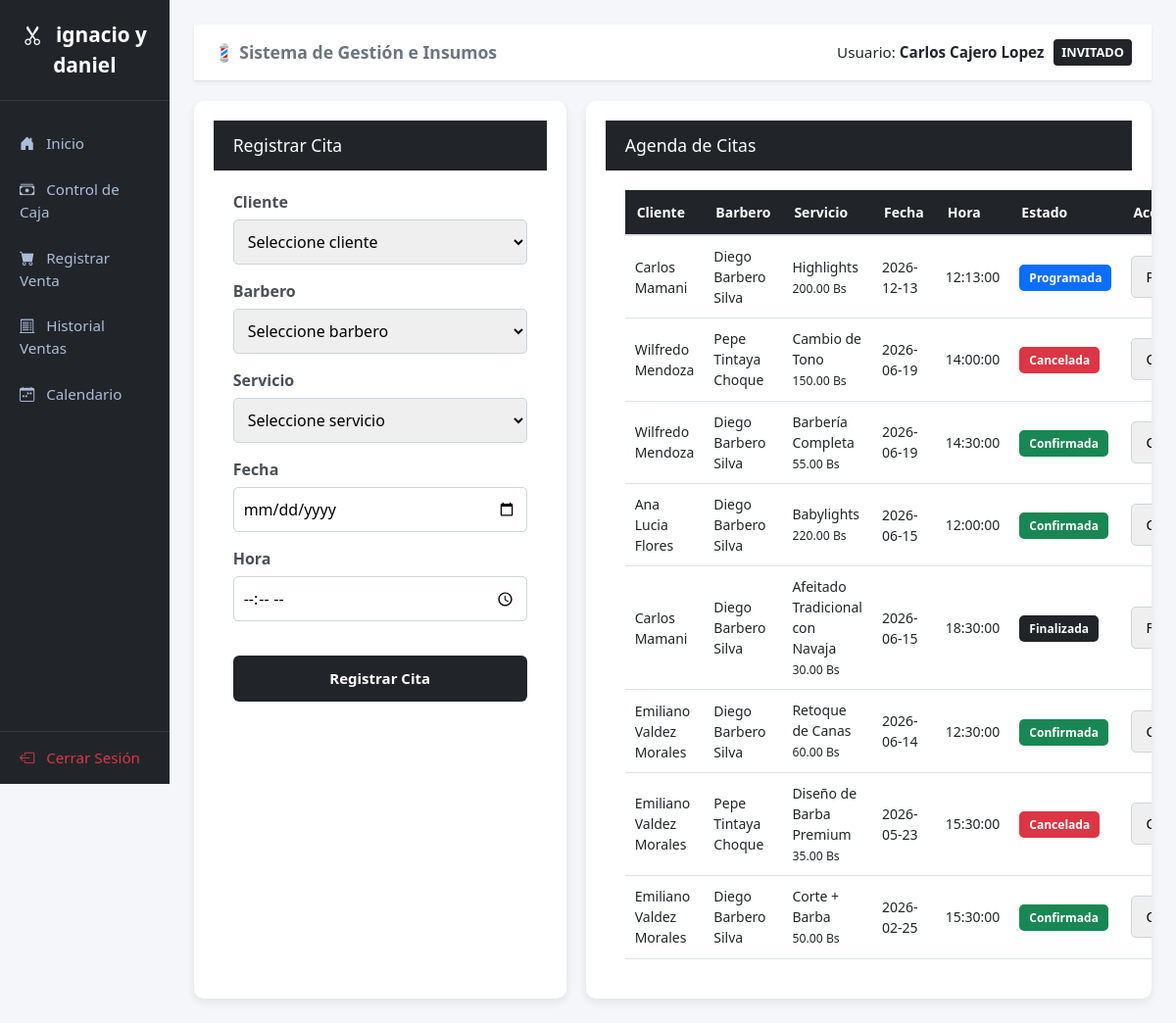
/views/agenda.php (signed in), run on the app's committed database.
### tables this page shows
CREATE TABLE `citas` (
  `id_cita` int(11) NOT NULL,
  `id_cliente` int(11) NOT NULL,
  `id_barbero` int(11) NOT NULL,
  `id_servicio` int(11) NOT NULL,
  `fecha_cita` date NOT NULL,
  `hora_cita` time NOT NULL,
  `estado_cita` varchar(20) DEFAULT 'Programada'
);

CREATE TABLE `clientes` (
  `id_cliente` int(11) NOT NULL,
  `id_genero` int(11) NOT NULL,
  `nombre_completo` varchar(100) NOT NULL,
  `celular` varchar(15) NOT NULL,
  `correo` varchar(100) DEFAULT NULL,
  `fecha_registro` date DEFAULT NULL,
  `observaciones_tecnicas` text DEFAULT NULL
);

CREATE TABLE `usuarios` (
  `id_usuario` int(11) NOT NULL,
  `id_rol` int(11) NOT NULL,
  `id_genero` int(11) NOT NULL,
  `nombre_completo` varchar(100) NOT NULL,
  `ci` varchar(15) NOT NULL,
  `celular` varchar(15) DEFAULT NULL,
  `correo` varchar(100) NOT NULL,
  `password_hash` varchar(255) NOT NULL,
  `estado_active` tinyint(1) DEFAULT 1
);

CREATE TABLE `servicios` (
  `id_servicio` int(11) NOT NULL,
  `nombre_servicio` varchar(100) NOT NULL,
  `precio_bob` decimal(10,2) NOT NULL,
  `duracion_estimada_min` int(11) NOT NULL
);

### controllers/AgendaController.php (called while the page is built, shortened)
<?php
require_once __DIR__ . '/../config/database.php';
class AgendaController {
    private $db;
    public function __construct() {
        $database = new Database();
        $this->db = $database->getConnection();
    }
    public function listarCitas() {
        try {
            $sql = "
                SELECT
                    c.id_cita,
                    cli.nombre_completo AS cliente,
                    u.nombre_completo AS barbero,
                    s.nombre_servicio,
                    s.precio_bob,
                    c.fecha_cita,
                    c.hora_cita,
                    c.estado_cita
                FROM citas c
                INNER JOIN clientes cli
                    ON c.id_cliente = cli.id_cliente
                INNER JOIN usuarios u
                    ON c.id_barbero = u.id_usuario
                INNER JOIN servicios s
                    ON c.id_servicio = s.id_servicio
                ORDER BY c.fecha_cita DESC,
                         c.hora_cita ASC
            ";
            $stmt = $this->db->prepare($sql);
            $stmt->execute();
            return $stmt->fetchAll(PDO::FETCH_ASSOC);
        } catch(PDOException $e){
            return [];
        }
    }
}
?>

### config/database.php (called while the page is built, shortened)
<?php
class Database {
    private $host = "localhost";
    private $port = "3306";
    private $db_name = "barbershop";
    private $username = "root";
    private $password = "";
    public function getConnection() {
        $this->conn = null;
        try {
            $dsn = "mysql:host=" . $this->host . ";port=" . $this->port . ";dbname=" . $this->db_name . ";charset=utf8";
            $this->conn = new PDO($dsn, $this->username, $this->password);
            $this->conn->setAttribute(PDO::ATTR_ERRMODE, PDO::ERRMODE_EXCEPTION);
        } catch(PDOException $exception) {
            echo "Error de conexión: " . $exception->getMessage();
        }
        return $this->conn;
    }
}
?>

### views/agenda.php (the view, shortened to what this page needs)
<?php
require_once __DIR__ . '/../controllers/AgendaController.php';
$controller = new AgendaController();
$citas = $controller->listarCitas();
include __DIR__ . '/layouts/header.php';
?>
<div class="PANEL-PRINCIPAL">
    <?php include __DIR__ . '/layouts/sidebar.php'; ?>
    <div class="CONTENIDO">
        <?php include __DIR__ . '/layouts/navbar.php'; ?>
        <div class="LAYOUT">
            <div class="BLOQUE">
                <div class="HEADER"><h2>Registrar Cita</h2></div>
                <div class="CUERPO">
                    <form method="POST" action="../controllers/AgendaController.php">
                        <div class="GRUPO">
                            <label>Cliente</label>
                            <select name="id_cliente" class="INPUT" required>
                                <option value="">Seleccione cliente</option>
                            </select>
                        </div>
                        <div class="GRUPO">
                            <label>Barbero</label>
                            <select name="id_barbero" class="INPUT" required>
                                <option value="">Seleccione barbero</option>
                            </select>
                        </div>
                        <div class="GRUPO">
                            <label>Servicio</label>
                            <select name="id_servicio" class="INPUT" required>
                                <option value="">Seleccione servicio</option>
                            </select>
                        </div>
                        <div class="GRUPO"><label>Fecha</label><input type="date" name="fecha_cita" class="INPUT" required></div>
                        <div class="GRUPO"><label>Hora</label><input type="time" name="hora_cita" class="INPUT" required></div>
                        <button type="submit" class="BTN">Registrar Cita</button>
                    </form>
                </div>
            </div>
            <div class="BLOQUE">
                <div class="HEADER"><h2>Agenda de Citas</h2></div>
                <div class="CUERPO">
                    <table class="TABLA">
                        <thead>
                            <tr><th>Cliente</th><th>Barbero</th><th>Servicio</th><th>Fecha</th><th>Hora</th><th>Estado</th><th>Acción</th></tr>
                        </thead>
                        <tbody>
                            <?php foreach($citas as $c): ?>
                                <tr>
                                    <td><?= htmlspecialchars($c['cliente']); ?></td>
                                    <td><?= htmlspecialchars($c['barbero']); ?></td>
                                    <td><?= htmlspecialchars($c['nombre_servicio']); ?><br><small><?= number_format($c['precio_bob'],2); ?> Bs</small></td>
                                    <td><?= $c['fecha_cita']; ?></td>
                                    <td><?= $c['hora_cita']; ?></td>
                                    <td>
                                        <?php
                                        $clase = '';
                                        switch($c['estado_cita']){
                                            case 'Programada': $clase = 'PROGRAMADA'; break;
                                            case 'Confirmada': $clase = 'CONFIRMADA'; break;
                                            case 'Finalizada': $clase = 'FINALIZADA'; break;
                                            case 'Cancelada': $clase = 'CANCELADA'; break;
                                        }
                                        ?>
                                        <span class="BADGE <?= $clase; ?>"><?= $c['estado_cita']; ?></span>
                                    </td>
                                    <td>
                                        <form method="POST" action="../controllers/AgendaController.php">
                                            <select name="estado" class="INPUT" onchange="this.form.submit()">
                                                <option value="Programada" <?= ($c['estado_cita']=='Programada') ? 'selected' : ''; ?>>Programada</option>
                                                <option value="Confirmada" <?= ($c['estado_cita']=='Confirmada') ? 'selected' : ''; ?>>Confirmada</option>
                                                <option value="Finalizada" <?= ($c['estado_cita']=='Finalizada') ? 'selected' : ''; ?>>Finalizada</option>
                                                <option value="Cancelada" <?= ($c['estado_cita']=='Cancelada') ? 'selected' : ''; ?>>Cancelada</option>
                                            </select>
                                        </form>
                                    </td>
                                </tr>
                            <?php endforeach; ?>
                        </tbody>
                    </table>
                </div>
            </div>
        </div>
    </div>
</div>
<?php include __DIR__ . '/layouts/footer.php'; ?>

### public/css/css_opciones/agenda.css (style rules this page uses)
.PANEL-PRINCIPAL { display:flex; min-height:100vh; background:#f4f6f9; font-family:'Segoe UI', Tahoma, Geneva, Verdana, sans-serif; }
.CONTENIDO { flex-grow:1; padding:25px; }
.LAYOUT { display:grid; grid-template-columns:380px 1fr; gap:20px; margin-top:20px; }
.BLOQUE { background:white; border-radius:10px; box-shadow:0 4px 10px rgba(0,0,0,0.08); overflow:hidden; }
.HEADER { background:#212529; color:white; padding:15px 20px; }
.HEADER h2 { margin:0; font-size:1.1rem; }
.CUERPO { padding:20px; }
.GRUPO { margin-bottom:15px; }
.GRUPO label { display:block; margin-bottom:6px; font-weight:600; color:#495057; }
.INPUT { width:100%; padding:10px; border:1px solid #ced4da; border-radius:5px; box-sizing:border-box; }
.BTN { width:100%; border:none; background:#198754; color:white; padding:12px; border-radius:6px; font-size:15px; font-weight:bold; cursor:pointer; }
.TABLA { width:100%; border-collapse:collapse; }
.TABLA th { background:#f8f9fa; padding:12px; text-align:left; border-bottom:2px solid #dee2e6; }
.TABLA td { padding:12px; border-bottom:1px solid #dee2e6; }
.BADGE { padding:5px 10px; border-radius:5px; color:white; font-size:12px; font-weight:bold; }
.PROGRAMADA { background:#0d6efd; }
.CONFIRMADA { background:#198754; }
.FINALIZADA { background:#212529; }
.CANCELADA { background:#dc3545; }

### public/css/css_opciones/caja.css (style rules this page uses)
.PANEL-PRINCIPAL { display: flex; min-height: 100vh; font-family: 'Segoe UI', Tahoma, Geneva, Verdana, sans-serif; background-color: #f4f6f9; }

### public/css/css_opciones/ventas.css (style rules this page uses)
.PANEL-PRINCIPAL { display: flex; min-height: 100vh; font-family: 'Segoe UI', Tahoma, Geneva, Verdana, sans-serif; background-color: #f4f6f9; }

### public/css/css_opciones/inventario.css (style rules this page uses)
.PANEL-PRINCIPAL { display: flex; min-height: 100vh; font-family: 'Segoe UI', Tahoma, Geneva, Verdana, sans-serif; background-color: #f4f6f9; }

### public/css/css_opciones/reporte_ventas.css (style rules this page uses)
.CONTENIDO { flex-grow:1; padding:25px; }
.BLOQUE { background:white; border-radius:10px; box-shadow:0 0 10px rgba(0,0,0,0.08); overflow:hidden; }
.HEADER { background:#212529; color:white; padding:15px 20px; }
.TABLA { width:100%; border-collapse:collapse; }
.TABLA th { background:#f8f9fa; padding:12px; text-align:left; }
.TABLA td { padding:12px; border-top:1px solid #dee2e6; }
.BTN { background:#198754; color:white; padding:8px 12px; border-radius:5px; text-decoration:none; font-size:14px; }

### public/css/css_opciones/factura.css (style rules this page uses)
body { background:#f5f5f5; font-family:Arial, Helvetica, sans-serif; }
table { width:100%; border-collapse:collapse; font-size:14px; }
table th, table td { padding:6px; }
table th { border-bottom:1px solid #ccc; }
.BTN { width:100%; background:#212529; color:white; border:none; padding:12px; margin-top:20px; border-radius:6px; font-size:15px; cursor:pointer; }

### public/css/css_opciones/reporte_servicios.css (style rules this page uses)
.BLOQUE { background:white; border-radius:10px; padding:20px; box-shadow:0 4px 10px rgba(0,0,0,.08); }
.TABLA { width:100%; border-collapse:collapse; }
.TABLA th { background:#212529; color:white; padding:12px; }
.TABLA td { padding:10px; border-bottom:1px solid #dee2e6; }

### data on the page
citas: id_cliente.nombre_completo "Carlos Mamani", usuarios.nombre_completo "Diego Barbero Silva", id_servicio.nombre_servicio "Highlights", id_servicio.precio_bob "200.00", fecha_cita "2026-12-13", hora_cita "12:13:00", estado_cita "Programada", estado "Programada"
citas: id_cliente.nombre_completo "Wilfredo Mendoza", usuarios.nombre_completo "Pepe Tintaya Choque", id_servicio.nombre_servicio "Cambio de Tono", id_servicio.precio_bob "150.00", fecha_cita "2026-06-19", hora_cita "14:00:00", estado_cita "Cancelada", estado "Cancelada"
citas: id_cliente.nombre_completo "Wilfredo Mendoza", usuarios.nombre_completo "Diego Barbero Silva", id_servicio.nombre_servicio "Barbería Completa", id_servicio.precio_bob "55.00", fecha_cita "2026-06-19", hora_cita "14:30:00", estado_cita "Confirmada", estado "Confirmada"
citas: id_cliente.nombre_completo "Ana Lucia Flores", usuarios.nombre_completo "Diego Barbero Silva", id_servicio.nombre_servicio "Babylights", id_servicio.precio_bob "220.00", fecha_cita "2026-06-15", hora_cita "12:00:00", estado_cita "Confirmada", estado "Confirmada"
citas: id_cliente.nombre_completo "Carlos Mamani", usuarios.nombre_completo "Diego Barbero Silva", id_servicio.nombre_servicio "Afeitado Tradicional con Navaja", id_servicio.precio_bob "30.00", fecha_cita "2026-06-15", hora_cita "18:30:00", estado_cita "Finalizada", estado "Finalizada"
citas: id_cliente.nombre_completo "Emiliano Valdez Morales", usuarios.nombre_completo "Diego Barbero Silva", id_servicio.nombre_servicio "Retoque de Canas", id_servicio.precio_bob "60.00", fecha_cita "2026-06-14", hora_cita "12:30:00", estado_cita "Confirmada", estado "Confirmada"
citas: id_cliente.nombre_completo "Emiliano Valdez Morales", usuarios.nombre_completo "Pepe Tintaya Choque", id_servicio.nombre_servicio "Diseño de Barba Premium", id_servicio.precio_bob "35.00", fecha_cita "2026-05-23", hora_cita "15:30:00", estado_cita "Cancelada", estado "Cancelada"
citas: id_cliente.nombre_completo "Emiliano Valdez Morales", usuarios.nombre_completo "Diego Barbero Silva", id_servicio.nombre_servicio "Corte + Barba", id_servicio.precio_bob "50.00", fecha_cita "2026-02-25", hora_cita "15:30:00", estado_cita "Confirmada", estado "Confirmada"

### other printed values
$_SESSION['nombre'] "Carlos Cajero Lopez"
$_SESSION['rol'] "INVITADO"
